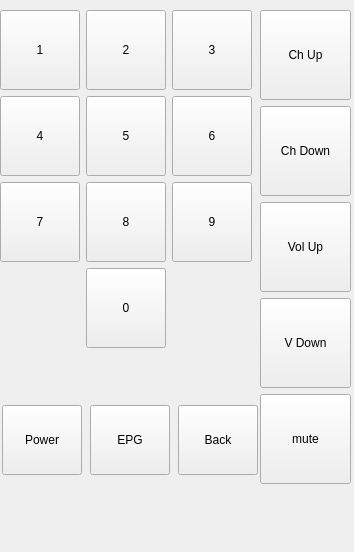
<?xml version="1.0" encoding="UTF-8"?>
<ui version="4.0">
 <class>RemoteUi</class>
 <widget class="QMainWindow" name="RemoteUi">
  <property name="geometry">
   <rect>
    <x>0</x>
    <y>0</y>
    <width>354</width>
    <height>552</height>
   </rect>
  </property>
  <property name="windowTitle">
   <string>Remote</string>
  </property>
  <property name="autoFillBackground">
   <bool>false</bool>
  </property>
  <widget class="QWidget" name="centralwidget">
   <widget class="QWidget" name="gridLayoutWidget">
    <property name="geometry">
     <rect>
      <x>0</x>
      <y>10</y>
      <width>254</width>
      <height>381</height>
     </rect>
    </property>
    <layout class="QGridLayout" name="gridLayout">
     <property name="sizeConstraint">
      <enum>QLayout::SetFixedSize</enum>
     </property>
     <item row="0" column="0">
      <widget class="QPushButton" name="button_1">
       <property name="sizePolicy">
        <sizepolicy hsizetype="Fixed" vsizetype="Fixed">
         <horstretch>0</horstretch>
         <verstretch>0</verstretch>
        </sizepolicy>
       </property>
       <property name="minimumSize">
        <size>
         <width>80</width>
         <height>80</height>
        </size>
       </property>
       <property name="text">
        <string>1</string>
       </property>
       <attribute name="buttonGroup">
        <string>numbersGroup</string>
       </attribute>
      </widget>
     </item>
     <item row="1" column="1">
      <widget class="QPushButton" name="button_5">
       <property name="sizePolicy">
        <sizepolicy hsizetype="Fixed" vsizetype="Fixed">
         <horstretch>0</horstretch>
         <verstretch>0</verstretch>
        </sizepolicy>
       </property>
       <property name="minimumSize">
        <size>
         <width>80</width>
         <height>80</height>
        </size>
       </property>
       <property name="text">
        <string>5</string>
       </property>
       <attribute name="buttonGroup">
        <string>numbersGroup</string>
       </attribute>
      </widget>
     </item>
     <item row="2" column="1">
      <widget class="QPushButton" name="button_8">
       <property name="sizePolicy">
        <sizepolicy hsizetype="Fixed" vsizetype="Fixed">
         <horstretch>0</horstretch>
         <verstretch>0</verstretch>
        </sizepolicy>
       </property>
       <property name="minimumSize">
        <size>
         <width>80</width>
         <height>80</height>
        </size>
       </property>
       <property name="text">
        <string>8</string>
       </property>
       <attribute name="buttonGroup">
        <string>numbersGroup</string>
       </attribute>
      </widget>
     </item>
     <item row="3" column="1">
      <widget class="QPushButton" name="button_0">
       <property name="enabled">
        <bool>true</bool>
       </property>
       <property name="sizePolicy">
        <sizepolicy hsizetype="Fixed" vsizetype="Fixed">
         <horstretch>0</horstretch>
         <verstretch>0</verstretch>
        </sizepolicy>
       </property>
       <property name="minimumSize">
        <size>
         <width>80</width>
         <height>80</height>
        </size>
       </property>
       <property name="text">
        <string>0</string>
       </property>
       <attribute name="buttonGroup">
        <string>numbersGroup</string>
       </attribute>
      </widget>
     </item>
     <item row="0" column="2">
      <widget class="QPushButton" name="button_3">
       <property name="sizePolicy">
        <sizepolicy hsizetype="Fixed" vsizetype="Fixed">
         <horstretch>0</horstretch>
         <verstretch>0</verstretch>
        </sizepolicy>
       </property>
       <property name="minimumSize">
        <size>
         <width>80</width>
         <height>80</height>
        </size>
       </property>
       <property name="text">
        <string>3</string>
       </property>
       <attribute name="buttonGroup">
        <string>numbersGroup</string>
       </attribute>
      </widget>
     </item>
     <item row="1" column="0">
      <widget class="QPushButton" name="button_4">
       <property name="sizePolicy">
        <sizepolicy hsizetype="Fixed" vsizetype="Fixed">
         <horstretch>0</horstretch>
         <verstretch>0</verstretch>
        </sizepolicy>
       </property>
       <property name="minimumSize">
        <size>
         <width>80</width>
         <height>80</height>
        </size>
       </property>
       <property name="text">
        <string>4</string>
       </property>
       <attribute name="buttonGroup">
        <string>numbersGroup</string>
       </attribute>
      </widget>
     </item>
     <item row="1" column="2">
      <widget class="QPushButton" name="button_6">
       <property name="sizePolicy">
        <sizepolicy hsizetype="Fixed" vsizetype="Fixed">
         <horstretch>0</horstretch>
         <verstretch>0</verstretch>
        </sizepolicy>
       </property>
       <property name="minimumSize">
        <size>
         <width>80</width>
         <height>80</height>
        </size>
       </property>
       <property name="text">
        <string>6</string>
       </property>
       <attribute name="buttonGroup">
        <string>numbersGroup</string>
       </attribute>
      </widget>
     </item>
     <item row="2" column="0">
      <widget class="QPushButton" name="button_7">
       <property name="sizePolicy">
        <sizepolicy hsizetype="Fixed" vsizetype="Fixed">
         <horstretch>0</horstretch>
         <verstretch>0</verstretch>
        </sizepolicy>
       </property>
       <property name="minimumSize">
        <size>
         <width>80</width>
         <height>80</height>
        </size>
       </property>
       <property name="text">
        <string>7</string>
       </property>
       <attribute name="buttonGroup">
        <string>numbersGroup</string>
       </attribute>
      </widget>
     </item>
     <item row="2" column="2">
      <widget class="QPushButton" name="button_9">
       <property name="sizePolicy">
        <sizepolicy hsizetype="Fixed" vsizetype="Fixed">
         <horstretch>0</horstretch>
         <verstretch>0</verstretch>
        </sizepolicy>
       </property>
       <property name="minimumSize">
        <size>
         <width>80</width>
         <height>80</height>
        </size>
       </property>
       <property name="maximumSize">
        <size>
         <width>16777215</width>
         <height>16777212</height>
        </size>
       </property>
       <property name="text">
        <string>9</string>
       </property>
       <attribute name="buttonGroup">
        <string>numbersGroup</string>
       </attribute>
      </widget>
     </item>
     <item row="0" column="1">
      <widget class="QPushButton" name="button_2">
       <property name="sizePolicy">
        <sizepolicy hsizetype="Fixed" vsizetype="Fixed">
         <horstretch>0</horstretch>
         <verstretch>0</verstretch>
        </sizepolicy>
       </property>
       <property name="minimumSize">
        <size>
         <width>80</width>
         <height>80</height>
        </size>
       </property>
       <property name="text">
        <string>2</string>
       </property>
       <attribute name="buttonGroup">
        <string>numbersGroup</string>
       </attribute>
      </widget>
     </item>
    </layout>
   </widget>
   <widget class="QWidget" name="verticalLayoutWidget">
    <property name="geometry">
     <rect>
      <x>260</x>
      <y>10</y>
      <width>91</width>
      <height>476</height>
     </rect>
    </property>
    <layout class="QVBoxLayout" name="verticalLayout">
     <item>
      <widget class="QPushButton" name="button_channelUp">
       <property name="sizePolicy">
        <sizepolicy hsizetype="Expanding" vsizetype="Fixed">
         <horstretch>0</horstretch>
         <verstretch>0</verstretch>
        </sizepolicy>
       </property>
       <property name="minimumSize">
        <size>
         <width>80</width>
         <height>90</height>
        </size>
       </property>
       <property name="text">
        <string>Ch Up</string>
       </property>
      </widget>
     </item>
     <item>
      <widget class="QPushButton" name="button_channelDown">
       <property name="sizePolicy">
        <sizepolicy hsizetype="Expanding" vsizetype="Fixed">
         <horstretch>0</horstretch>
         <verstretch>0</verstretch>
        </sizepolicy>
       </property>
       <property name="minimumSize">
        <size>
         <width>80</width>
         <height>90</height>
        </size>
       </property>
       <property name="text">
        <string>Ch Down</string>
       </property>
      </widget>
     </item>
     <item>
      <widget class="QPushButton" name="button_volumeUp">
       <property name="sizePolicy">
        <sizepolicy hsizetype="Expanding" vsizetype="Fixed">
         <horstretch>0</horstretch>
         <verstretch>0</verstretch>
        </sizepolicy>
       </property>
       <property name="minimumSize">
        <size>
         <width>80</width>
         <height>90</height>
        </size>
       </property>
       <property name="text">
        <string>Vol Up</string>
       </property>
      </widget>
     </item>
     <item>
      <widget class="QPushButton" name="button_volumeDown">
       <property name="sizePolicy">
        <sizepolicy hsizetype="Expanding" vsizetype="Fixed">
         <horstretch>0</horstretch>
         <verstretch>0</verstretch>
        </sizepolicy>
       </property>
       <property name="minimumSize">
        <size>
         <width>81</width>
         <height>90</height>
        </size>
       </property>
       <property name="text">
        <string>V Down</string>
       </property>
      </widget>
     </item>
     <item>
      <widget class="QPushButton" name="button_Mute">
       <property name="sizePolicy">
        <sizepolicy hsizetype="Expanding" vsizetype="Fixed">
         <horstretch>0</horstretch>
         <verstretch>0</verstretch>
        </sizepolicy>
       </property>
       <property name="minimumSize">
        <size>
         <width>80</width>
         <height>90</height>
        </size>
       </property>
       <property name="text">
        <string>mute</string>
       </property>
      </widget>
     </item>
    </layout>
   </widget>
   <widget class="QWidget" name="horizontalLayoutWidget">
    <property name="geometry">
     <rect>
      <x>0</x>
      <y>390</y>
      <width>261</width>
      <height>101</height>
     </rect>
    </property>
    <layout class="QGridLayout" name="gridLayout_2">
     <item row="0" column="0">
      <widget class="QPushButton" name="button_power">
       <property name="enabled">
        <bool>true</bool>
       </property>
       <property name="sizePolicy">
        <sizepolicy hsizetype="Fixed" vsizetype="Fixed">
         <horstretch>0</horstretch>
         <verstretch>0</verstretch>
        </sizepolicy>
       </property>
       <property name="minimumSize">
        <size>
         <width>70</width>
         <height>70</height>
        </size>
       </property>
       <property name="text">
        <string>Power</string>
       </property>
      </widget>
     </item>
     <item row="0" column="1">
      <widget class="QPushButton" name="button_epg">
       <property name="enabled">
        <bool>true</bool>
       </property>
       <property name="sizePolicy">
        <sizepolicy hsizetype="Fixed" vsizetype="Fixed">
         <horstretch>0</horstretch>
         <verstretch>0</verstretch>
        </sizepolicy>
       </property>
       <property name="minimumSize">
        <size>
         <width>70</width>
         <height>70</height>
        </size>
       </property>
       <property name="text">
        <string>EPG</string>
       </property>
      </widget>
     </item>
     <item row="0" column="2">
      <widget class="QPushButton" name="button_back">
       <property name="enabled">
        <bool>true</bool>
       </property>
       <property name="sizePolicy">
        <sizepolicy hsizetype="Fixed" vsizetype="Fixed">
         <horstretch>0</horstretch>
         <verstretch>0</verstretch>
        </sizepolicy>
       </property>
       <property name="minimumSize">
        <size>
         <width>70</width>
         <height>70</height>
        </size>
       </property>
       <property name="text">
        <string>Back</string>
       </property>
      </widget>
     </item>
    </layout>
   </widget>
  </widget>
 </widget>
 <resources/>
 <connections/>
 <buttongroups>
  <buttongroup name="numbersGroup">
   <property name="exclusive">
    <bool>true</bool>
   </property>
  </buttongroup>
 </buttongroups>
</ui>
